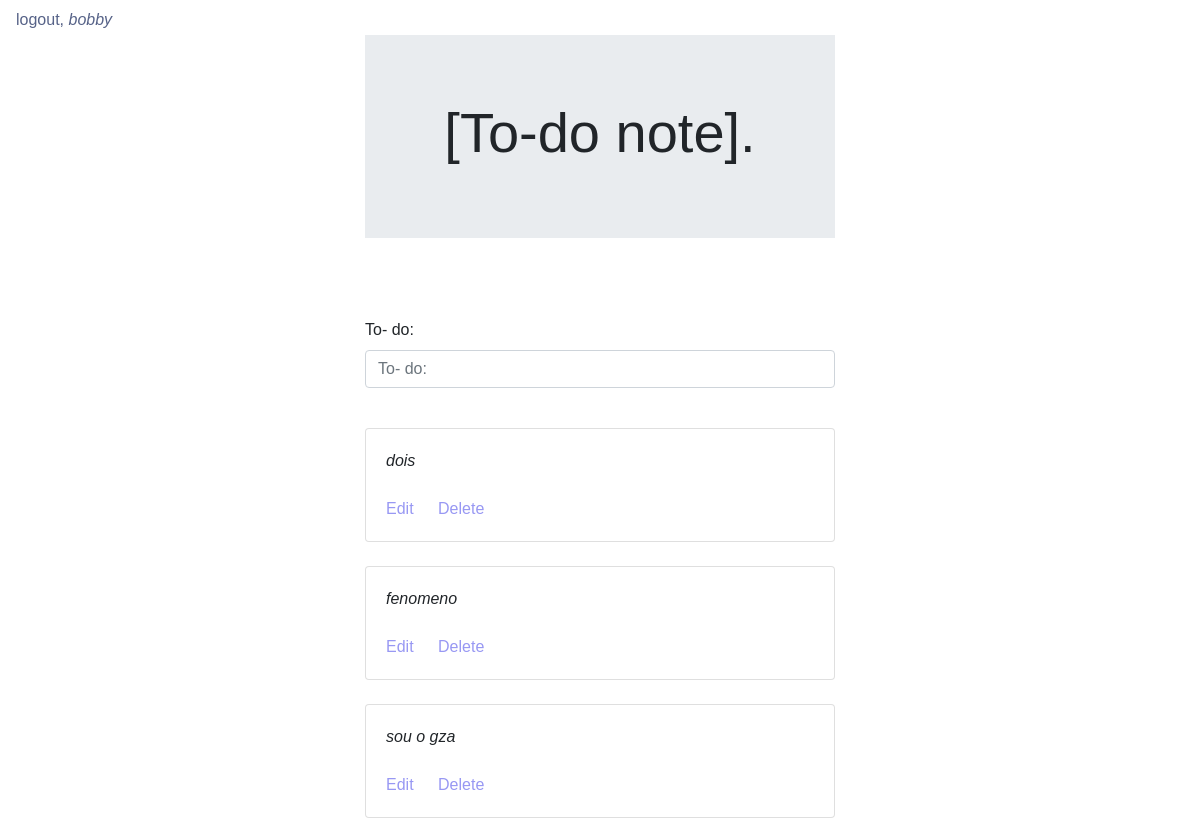
The app's page / (signed in), older data.
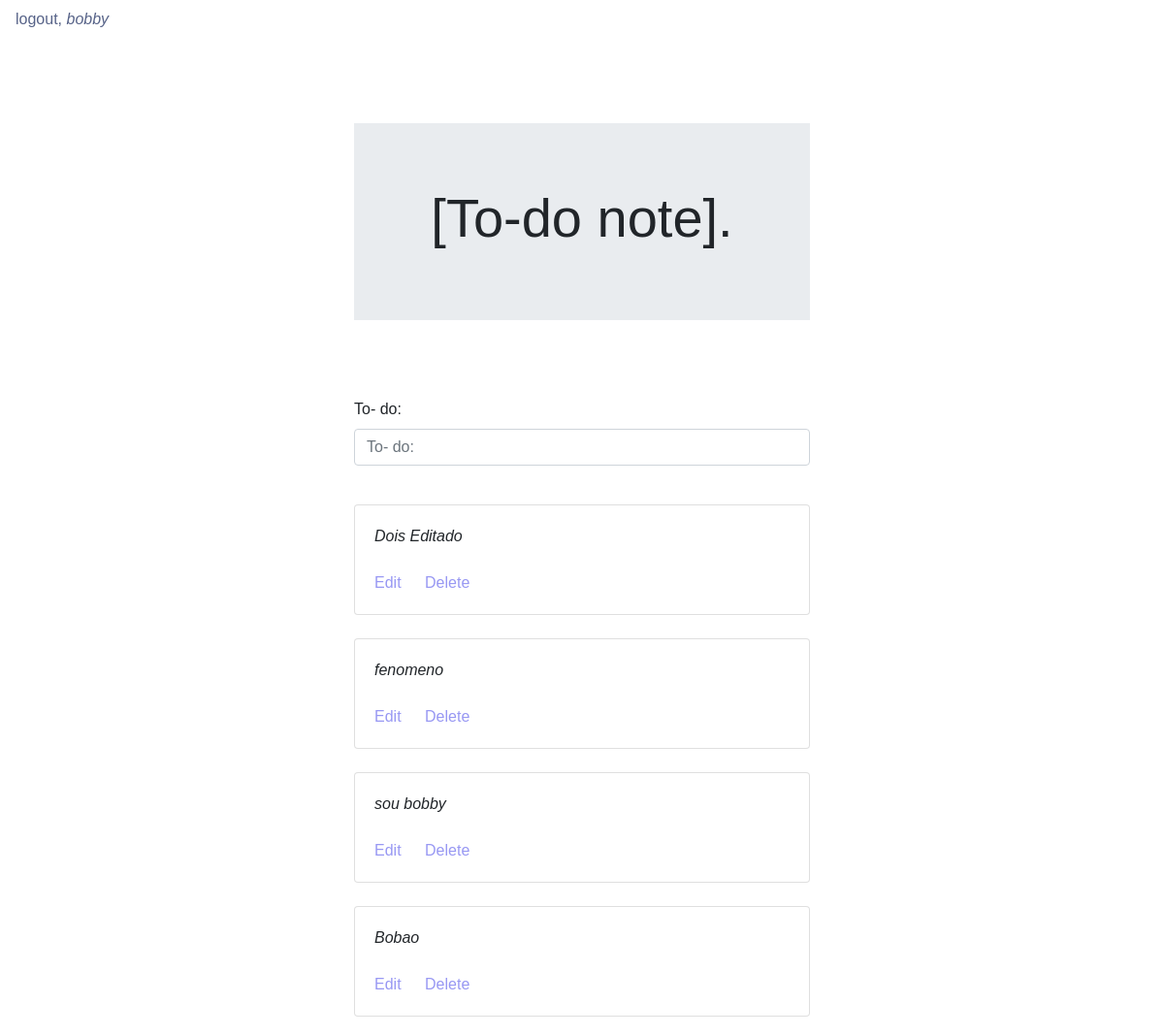
The same page, newer data.
### core/models.py (models this page shows)
class Task(models.Model):
    task = models.CharField(max_length=65)
    date_added = models.DateField(auto_now_add=True)
    owner = models.ForeignKey(User, on_delete=models.CASCADE)
    def __str__(self) -> str:
        return self.task

### core/views.py (the view, shortened to what this page needs)
# urls.py: path('', views.HomeView.as_view(), name='home'),
class HomeView(LoginRequiredMixin, View):
    template_name = 'core/home.html'
    def setup(self, request, *args, **kwargs):
        super().setup(request, *args, **kwargs)
        tasks = Task.objects.filter(owner=self.request.user).order_by('date_added')
        self.context = {
            'tasks': tasks,
            'form': TaskForm(request.POST or None),
        }
    def get(self, request, *args, **kwargs):
        return render(request, self.template_name, self.context)

### core/forms.py
class TaskForm(forms.ModelForm):
    class Meta:
        model = Task
        fields = ['task',]
        labels = {'task': 'To- do:'}

### core/templates/core/home.html (shortened to what this page needs)
{% extends 'core/base.html' %}
{% load bootstrap4 %}
{% load static %}
{% block content %}
        <header class="jumbotron jumbotron-fluid">
                <h1 class="display-4">[To-do note].</h1>
        </header>
        <br><br>
                <form action="{% url 'home' %}" method="post" class="form">
                    {% bootstrap_form form %}
                </form>
                <br>
                {% for task in tasks %}
                 <div class="card">
                    <div class="card-body">
                        <p class="card-text"><i>{{task}}</i></p>
                        <br>
                        <a class="card-link" href="{% url 'edit' task.id %}">Edit</a>
                        <a class="card-link" href="{% url 'delete' task.id %}">Delete</a>
                    </div>
                </div>
                <br>
                {% endfor %}
{% endblock content %}

### core/templates/core/base.html (shortened to what this page needs)
{% load bootstrap4 %}
{% load static %}
<!DOCTYPE html>
<html lang="en">
<head>
    {% bootstrap_css %}
    <link rel="stylesheet" href="{% static 'css/styles.css' %}">
</head>
<body>
    <nav>
        <ul class="nav justify-content-start">
            {% if request.user.is_authenticated %}
                <li class="nav-item">
                    <a class ="nav-link" href="{% url 'logout' %}">logout, <em>{{ user.username }}</em></a>
                </li>
            {% endif %}
        </ul>
    </nav>
    <div class="container">
        {% block content %}{% endblock %}
    </div>
</body>
</html>

### core/static/css/styles.css (style rules this page uses)
* { margin: 0; padding: 0; box-sizing: border-box; }
body { font-family: Arial, Helvetica, sans-serif; }
h1 { text-align: center; }
p { margin: 0; }
a { color: rgb(152, 152, 243); }
li { list-style: none; }
.container { position:absolute; top:40%; left:50%; margin-left:-250px; margin-top:-300px; max-width: 500px; }

Row changes from the older to the newer data that the page shows:
changed Task: task "dois" → "Dois Editado"
changed Task: task "sou o gza" → "sou bobby"
added Task: task "Bobao"
